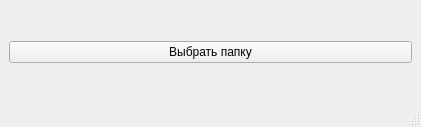
<?xml version="1.0" encoding="UTF-8"?>
<ui version="4.0">
 <class>MainWindow</class>
 <widget class="QMainWindow" name="MainWindow">
  <property name="geometry">
   <rect>
    <x>0</x>
    <y>0</y>
    <width>421</width>
    <height>127</height>
   </rect>
  </property>
  <property name="windowTitle">
   <string>MainWindow</string>
  </property>
  <widget class="QWidget" name="centralwidget">
   <layout class="QGridLayout" name="gridLayout">
    <item row="0" column="0">
     <widget class="QPushButton" name="pushButton">
      <property name="text">
       <string>Выбрать папку</string>
      </property>
     </widget>
    </item>
   </layout>
  </widget>
  <widget class="QMenuBar" name="menubar">
   <property name="geometry">
    <rect>
     <x>0</x>
     <y>0</y>
     <width>421</width>
     <height>22</height>
    </rect>
   </property>
  </widget>
  <widget class="QStatusBar" name="statusbar"/>
 </widget>
 <resources/>
 <connections/>
</ui>
